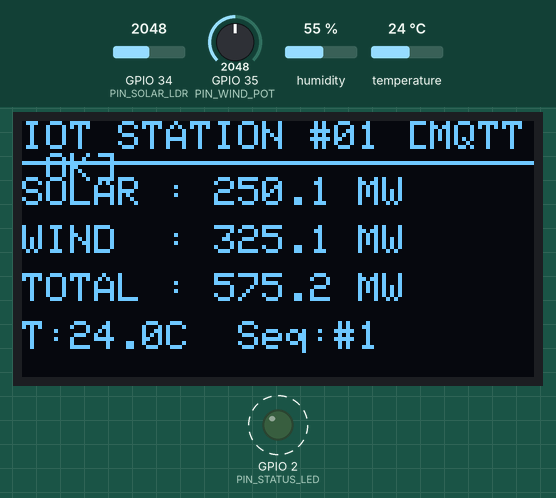
This sketch was run on a simulated ESP32. Shown: 128×64 one-colour display, output pins drawn as LEDs (lit = HIGH). Dashed ring = blinking. The inputs (shaded band) are chosen by the test bench; at power-on: temperature 24 °C, GPIO 34 (PIN_SOLAR_LDR) = 2048, GPIO 35 (PIN_WIND_POT) = 2048, humidity 55 %. WiFi joins after 1.5 s; servers stay silent unless stated; the local clock reads 2024-03-15 10:24:30 at power-on unless the sketch sets it; random numbers use the default seed unless the sketch sets one; no MQTT or app messages arrive unless stated; what the sketch prints to the serial monitor is not drawn.

Above: at 2.8 s.
2.9 s: temperature set to 12 °C
At 6.8 s:
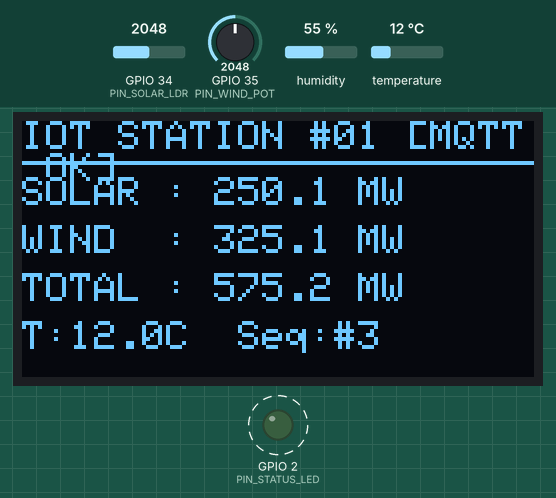
7.5 s: GPIO 34 (PIN_SOLAR_LDR) set to 2866
At 9.4 s:
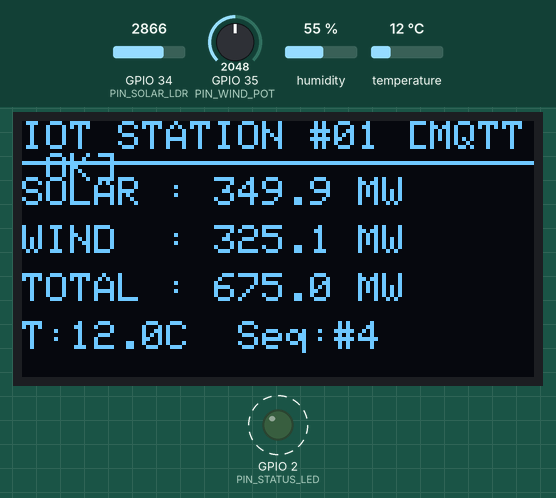
10.2 s: GPIO 35 (PIN_WIND_POT) set to 2866
At 12.4 s:
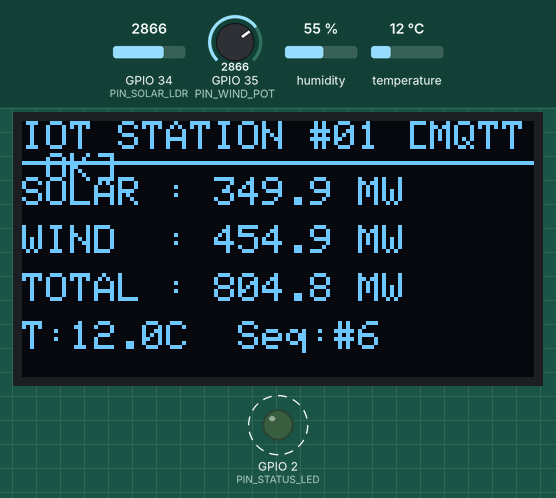
15.5 s: temperature set to 19 °C
At 18.5 s:
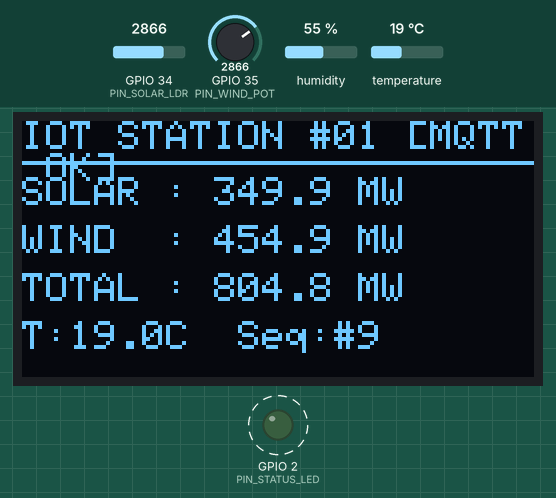
19.5 s: GPIO 34 (PIN_SOLAR_LDR) set to 3972
At 21.0 s:
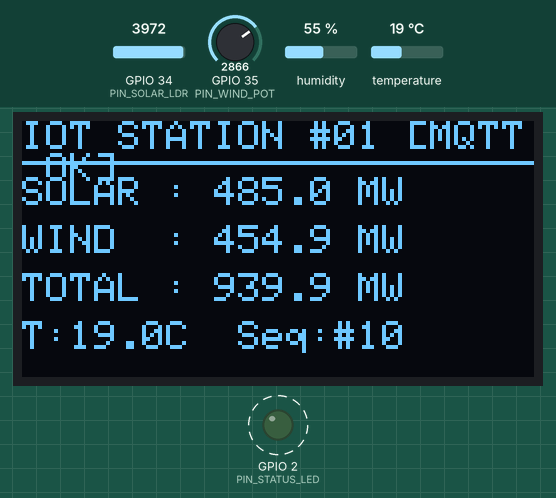
22.2 s: GPIO 35 (PIN_WIND_POT) set to 3972
At 25.3 s:
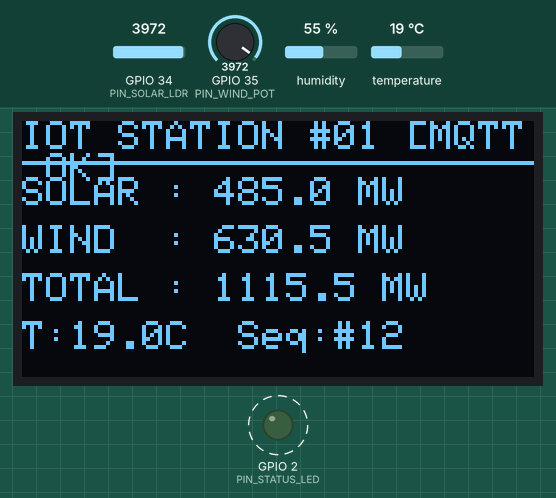
Timing chart, 0 to 28.5 s (numbered marks = the images above; inputs shaded):
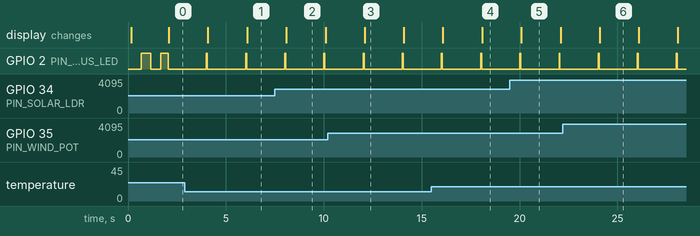

The sketch:

sketch.ino
```cpp
/*
  ========================================================================
  Renewable Energy Grid - ESP32 IoT Sensor Telemetry Node (Wokwi)
  ========================================================================
  Sensors:
    - Photoresistor (LDR) on GPIO 34 -> Simulates Solar Irradiance / Power (MW)
    - Potentiometer on GPIO 35       -> Simulates Wind Turbine Speed / Power (MW)
    - DHT22 on GPIO 4                -> Simulates Ambient Temp (°C) & Humidity (%)
    - SSD1306 OLED (I2C)             -> Real-time telemetry & connection HUD
    - Status LED on GPIO 2           -> Telemetry heartbeat / activity indicator

  Connectivity:
    - WiFi: Wokwi-GUEST (Simulated high-speed connection)
    - MQTT: Public broker broker.hivemq.com (port 1883)
    - Topic: renewable-grid/iot/sensors
  ========================================================================
*/

#include <WiFi.h>
#include <PubSubClient.h>
#include <ArduinoJson.h>
#include <Wire.h>
#include <Adafruit_GFX.h>
#include <Adafruit_SSD1306.h>
#include <DHT.h>
#include "time.h"

// ---------------------- PIN DEFINITIONS ----------------------
#define PIN_SOLAR_LDR    34   // Analog Input for Solar Irradiance
#define PIN_WIND_POT     35   // Analog Input for Wind Turbine Speed
#define PIN_DHT          4    // Digital Data pin for DHT22
#define PIN_STATUS_LED   2    // Built-in / Status LED
#define DHT_TYPE         DHT22

// ---------------------- OLED DISPLAY CONFIG ------------------
#define SCREEN_WIDTH     128
#define SCREEN_HEIGHT    64
#define OLED_RESET       -1
#define SCREEN_ADDRESS   0x3C
Adafruit_SSD1306 display(SCREEN_WIDTH, SCREEN_HEIGHT, &Wire, OLED_RESET);
bool hasDisplay = false;

// ---------------------- SENSOR OBJECTS -----------------------
DHT dht(PIN_DHT, DHT_TYPE);

// ---------------------- NETWORK & MQTT CONFIG ----------------
const char* WIFI_SSID     = "Wokwi-GUEST";
const char* WIFI_PASSWORD = "";

// Public MQTT Broker for Wokwi internet simulation
const char* MQTT_BROKER   = "broker.hivemq.com";
const int   MQTT_PORT     = 1883;
const char* MQTT_TOPIC    = "renewable-grid/iot/sensors";
const char* DEVICE_ID     = "esp32-renewable-station-01";

// NTP Server for real timestamps
const char* NTP_SERVER    = "pool.ntp.org";
const long  GMT_OFFSET_SEC = 19800;  // IST (+5:30)
const int   DAYLIGHT_OFFSET = 0;

WiFiClient espClient;
PubSubClient mqttClient(espClient);

unsigned long lastPublishTime = 0;
const unsigned long PUBLISH_INTERVAL = 2000; // Publish every 2 seconds
unsigned long messageSeq = 0;

// ---------------------- HELPER FUNCTIONS ---------------------
void initDisplay() {
  Wire.begin(21, 22);
  if (display.begin(SSD1306_SWITCHCAPVCC, SCREEN_ADDRESS)) {
    hasDisplay = true;
    display.clearDisplay();
    display.setTextColor(SSD1306_WHITE);
    display.setTextSize(1);
    display.setCursor(0, 0);
    display.println(F("RENEWABLE IOT"));
    display.println(F("Initializing..."));
    display.display();
  } else {
    Serial.println(F("[WARN] SSD1306 OLED not detected. Running headless."));
  }
}

void updateOLED(float solarMW, float windMW, float totalMW, float temp, bool mqttOk) {
  if (!hasDisplay) return;

  display.clearDisplay();

  // Header banner
  display.setTextSize(1);
  display.setCursor(0, 0);
  display.print(F("IOT STATION #01 "));
  display.println(mqttOk ? F("[MQTT OK]") : F("[MQTT ERR]"));
  display.drawLine(0, 10, 127, 10, SSD1306_WHITE);

  // Solar reading
  display.setCursor(0, 14);
  display.print(F("SOLAR : "));
  display.print(solarMW, 1);
  display.println(F(" MW"));

  // Wind reading
  display.setCursor(0, 26);
  display.print(F("WIND  : "));
  display.print(windMW, 1);
  display.println(F(" MW"));

  // Total generation
  display.setCursor(0, 38);
  display.print(F("TOTAL : "));
  display.print(totalMW, 1);
  display.println(F(" MW"));

  // Environment & packet count
  display.setCursor(0, 50);
  display.print(F("T:"));
  display.print(temp, 1);
  display.print(F("C  Seq:#"));
  display.print(messageSeq);

  display.display();
}

void connectWiFi() {
  Serial.print(F("[WIFI] Connecting to "));
  Serial.println(WIFI_SSID);

  WiFi.mode(WIFI_STA);
  WiFi.begin(WIFI_SSID, WIFI_PASSWORD);

  int attempts = 0;
  while (WiFi.status() != WL_CONNECTED && attempts < 20) {
    delay(500);
    Serial.print(".");
    digitalWrite(PIN_STATUS_LED, !digitalRead(PIN_STATUS_LED));
    attempts++;
  }

  if (WiFi.status() == WL_CONNECTED) {
    Serial.println(F("\n[WIFI] Connected successfully!"));
    Serial.print(F("[WIFI] IP Address: "));
    Serial.println(WiFi.localIP());
    configTime(GMT_OFFSET_SEC, DAYLIGHT_OFFSET, NTP_SERVER);
  } else {
    Serial.println(F("\n[WIFI] Connection failed. Retrying..."));
  }
}

void connectMQTT() {
  while (!mqttClient.connected()) {
    Serial.print(F("[MQTT] Connecting to broker: "));
    Serial.println(MQTT_BROKER);

    String clientId = String(DEVICE_ID) + "-" + String(random(0xffff), HEX);

    if (mqttClient.connect(clientId.c_str())) {
      Serial.println(F("[MQTT] Connected to broker successfully!"));
      digitalWrite(PIN_STATUS_LED, HIGH);
    } else {
      Serial.print(F("[MQTT] Connection failed, rc="));
      Serial.print(mqttClient.state());
      Serial.println(F(". Retrying in 2 seconds..."));
      digitalWrite(PIN_STATUS_LED, LOW);
      delay(2000);
    }
  }
}

String getFormattedTimestamp() {
  struct tm timeinfo;
  if (!getLocalTime(&timeinfo)) {
    // Fallback timestamp if NTP not yet synced
    unsigned long secs = millis() / 1000;
    char buf[32];
    snprintf(buf, sizeof(buf), "2026-10-10 12:%02lu:%02lu", (secs / 60) % 60, secs % 60);
    return String(buf);
  }
  char timeStringBuff[32];
  strftime(timeStringBuff, sizeof(timeStringBuff), "%Y-%m-%d %H:%M:%S", &timeinfo);
  return String(timeStringBuff);
}

// ---------------------- SETUP & LOOP -------------------------
void setup() {
  Serial.begin(115200);
  delay(100);
  Serial.println(F("\n=================================================="));
  Serial.println(F("Renewable Energy IoT Node - Booting up..."));
  Serial.println(F("=================================================="));

  pinMode(PIN_SOLAR_LDR, INPUT);
  pinMode(PIN_WIND_POT, INPUT);
  pinMode(PIN_STATUS_LED, OUTPUT);
  digitalWrite(PIN_STATUS_LED, LOW);

  initDisplay();
  dht.begin();

  connectWiFi();
  mqttClient.setServer(MQTT_BROKER, MQTT_PORT);
  mqttClient.setBufferSize(512);
}

void loop() {
  if (WiFi.status() != WL_CONNECTED) {
    connectWiFi();
  }

  if (!mqttClient.connected()) {
    connectMQTT();
  }
  mqttClient.loop();

  unsigned long currentMillis = millis();
  if (currentMillis - lastPublishTime >= PUBLISH_INTERVAL) {
    lastPublishTime = currentMillis;

    // 1. Read Analog Sensors
    // In Wokwi, Photoresistor gives 0 (bright) to 4095 (dark) or vice versa depending on module.
    // We calibrate so higher brightness produces higher Solar MW (0 to 500 MW scale).
    int rawSolar = analogRead(PIN_SOLAR_LDR);
    float solarMW = (float)rawSolar / 4095.0f * 500.0f;
    solarMW = round(solarMW * 10.0f) / 10.0f;

    // Wind Potentiometer simulates turbine generator output (0 to 650 MW scale)
    int rawWind = analogRead(PIN_WIND_POT);
    float windMW = (float)rawWind / 4095.0f * 650.0f;
    windMW = round(windMW * 10.0f) / 10.0f;

    // Total Generation
    float totalMW = solarMW + windMW;

    // 2. Read DHT22 Environment
    float temp = dht.readTemperature();
    float humidity = dht.readHumidity();
    if (isnan(temp)) temp = 25.0f;
    if (isnan(humidity)) humidity = 50.0f;

    // 3. Format JSON Payload
    StaticJsonDocument<384> doc;
    messageSeq++;

    doc["device_id"]        = DEVICE_ID;
    doc["sequence"]         = messageSeq;
    doc["timestamp"]        = getFormattedTimestamp();
    doc["source"]           = "Wokwi-IoT-ESP32";
    doc["solar_production"] = solarMW;
    doc["wind_production"]  = windMW;
    doc["production"]       = totalMW;
    doc["temperature"]      = round(temp * 10.0f) / 10.0f;
    doc["humidity"]         = round(humidity * 10.0f) / 10.0f;
    doc["solar_raw"]        = rawSolar;
    doc["wind_raw"]         = rawWind;
    doc["unit"]             = "MW";

    char jsonBuffer[384];
    serializeJson(doc, jsonBuffer);

    // 4. Publish to MQTT
    digitalWrite(PIN_STATUS_LED, HIGH);
    bool pubSuccess = mqttClient.publish(MQTT_TOPIC, jsonBuffer);
    delay(50);
    digitalWrite(PIN_STATUS_LED, LOW);

    if (pubSuccess) {
      Serial.printf("[IOT-NODE] #%lu Sent | Solar: %.1f MW | Wind: %.1f MW | Total: %.1f MW | Temp: %.1f C\n",
                    messageSeq, solarMW, windMW, totalMW, temp);
    } else {
      Serial.println(F("[IOT-NODE] Error: Failed to publish MQTT message"));
    }

    // 5. Update OLED HUD
    updateOLED(solarMW, windMW, totalMW, temp, pubSuccess);
  }
}
```

Measured:
- by itself, GPIO 2 (PIN_STATUS_LED): alternates HIGH for 0.05 s and LOW for 2.0 s
- what the display in image 2 shows lasts 2.0 s, from 8.1 s to 10.1 s
